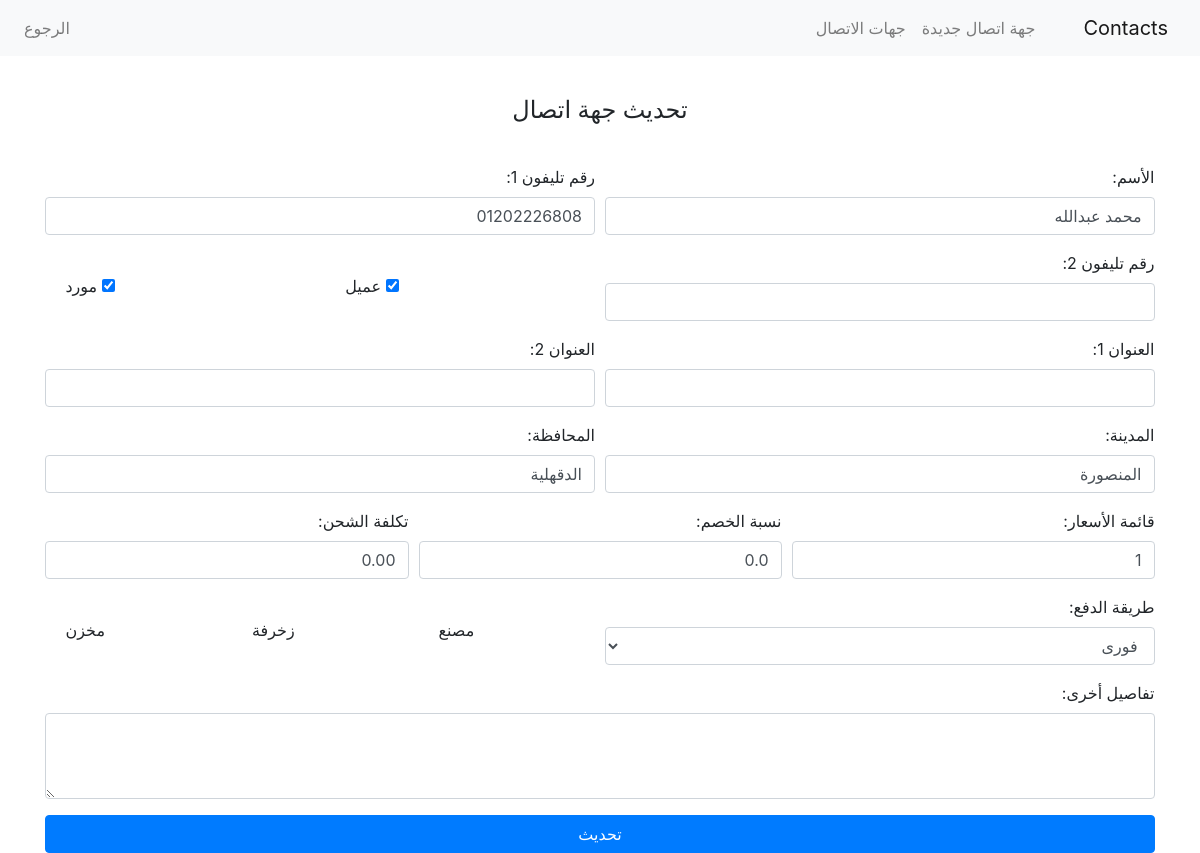
Page /contacts/edit/1/ on the committed database.
### contacts/models.py (models this page shows, shortened)
class Contact(models.Model):
    name = models.CharField("الاسم", max_length=255)
    phone1 = models.CharField("الهاتف ١", max_length=11)
    phone2 = models.CharField("الهاتف ٢", max_length=11, blank=True, null=True)
    customer = models.BooleanField("عميل", default=False)
    vendor = models.BooleanField("مورد", default=False)
    address1 = models.CharField("العنوان ١", max_length=255, blank=True, null=True)
    address2 = models.CharField("العنوان ٢", max_length=255, blank=True, null=True)
    city = models.CharField("المدينة", max_length=100)
    province = models.CharField("المحافظة", max_length=100)
    price_list = models.PositiveIntegerField("قائمة الأسعار")
    discount = models.DecimalField("الخصم", max_digits=4, decimal_places=1, default=0)
    shipping_cost = models.DecimalField("تكلفة الشحن", max_digits=10, decimal_places=2, default=0)
    PAYMENT_METHOD_CHOICES = [
        ('فورى', 'فورى'),
        ('شيكات', 'شيكات'),
        ('دفعات', 'دفعات'),
    ]
    payment_method = models.CharField("طريقة الدفع", max_length=50,
                                      choices=PAYMENT_METHOD_CHOICES,
                                      blank=False)
    details = models.TextField("تفاصيل", blank=True, null=True)
    created_at = models.DateTimeField("تاريخ الإنشاء", auto_now_add=True)

### contacts/views.py (the view)
# urls.py: path('edit/<int:id>/', views.edit_contact, name='edit_contact'),
def edit_contact(request, id):
    contact = get_object_or_404(Contact, id=id)
    if request.method == 'POST':
        form = ContactForm(request.POST, instance=contact)
        if form.is_valid():
            form.save()
            return redirect('contacts_list')
    else:
        form = ContactForm(instance=contact)
    return render(request, 'contacts/edit_contact.html', {'form': form, 'contact': contact})

### contacts/templates/contacts/edit_contact.html (shortened to what this page needs)
{% extends 'contacts/base.html' %}
{% block content %}
  <div class="container mt-4">
    <h4 class="mb-4 text-center py-3">تحديث جهة اتصال</h4>
    <form method="post" id="NewContactForm">
      <div class="form-row">
        <div class="form-group col-md-6">
          <label class="float-right" for="{{ form.name.id_for_label }}">الأسم:</label>
          {{ form.name }}
        </div>
        <div class="form-group col-md-6">
          <label class="float-right" for="{{ form.phone1.id_for_label }}">رقم تليفون 1:</label>
          {{ form.phone1 }}
        </div>
      </div>
      <div class="form-row">
        <div class="form-group col-md-6">
          <label class="float-right" for="{{ form.phone2.id_for_label }}">رقم تليفون 2:</label>
          {{ form.phone2 }}
        </div>
        <div class="form-group col-md-3 col-sm-6 align-self-center">
          <div class="form-check">
            {{ form.customer }}
            <label class="form-check-label" for="{{ form.customer.id_for_label }}">عميل</label>
          </div>
        </div>
        <div class="form-group col-md-3 col-sm-6 align-self-center">
          <div class="form-check">
            {{ form.vendor }}
            <label class="form-check-label" for="{{ form.vendor.id_for_label }}">مورد</label>
          </div>
        </div>
      </div>
      <div class="form-row">
        <div class="form-group col-md-6">
          <label class="float-right" for="{{ form.address1.id_for_label }}">العنوان 1:</label>
          {{ form.address1 }}
        </div>
        <div class="form-group col-md-6">
          <label class="float-right" for="{{ form.address2.id_for_label }}">العنوان 2:</label>
          {{ form.address2 }}
        </div>
      </div>
      <div class="form-row">
        <div class="form-group col-md-6">
          <label class="float-right" for="{{ form.city.id_for_label }}">المدينة:</label>
          {{ form.city }}
        </div>
        <div class="form-group col-md-6">
          <label class="float-right" for="{{ form.province.id_for_label }}">المحافظة:</label>
          {{ form.province }}
        </div>
      </div>
      <div class="form-row">
        <div class="form-group col-md-4">
          <label class="float-right" for="{{ form.price_list.id_for_label }}">قائمة الأسعار:</label>
          {{ form.price_list }}
        </div>
        <div class="form-group col-md-4">
          <label class="float-right" for="{{ form.discount.id_for_label }}">نسبة الخصم:</label>
          {{ form.discount }}
        </div>
        <div class="form-group col-md-4">
          <label class="float-right" for="{{ form.shipping_cost.id_for_label }}">تكلفة الشحن:</label>
          {{ form.shipping_cost }}
        </div>
      </div>
      <div class="form-row">
        <div class="form-group col-md-6">
          <label class="float-right" for="{{ form.payment_method.id_for_label }}">طريقة الدفع:</label>
          {{ form.payment_method }}
        </div>
        <div class="form-group col-md-2 col-sm-6 align-self-center">
          <div class="form-check">
            <label class="form-check-label" for="{{ form.manufacturing.id_for_label }}">مصنع</label>
          </div>
        </div>
        <div class="form-group col-md-2 col-sm-6 align-self-center">
          <div class="form-check">
            <label class="form-check-label" for="{{ form.decoration.id_for_label }}">زخرفة</label>
          </div>
        </div>
        <div class="form-group col-md-2 col-sm-6 align-self-center">
          <div class="form-check">
            <label class="form-check-label" for="{{ form.warehouse.id_for_label }}">مخزن</label>
          </div>
        </div>
      </div>
      <div class="form-row">
        <div class="form-group col-md-12">
          <label class="float-right" for="{{ form.details.id_for_label }}">تفاصيل أخرى:</label>
          {{ form.details }}
        </div>
      </div>
      <button type="submit" class="btn btn-primary btn-block">تحديث</button>
    </form>
  </div>
{% endblock %}

### rows in the picture
Contact: name "محمد عبدالله", phone1 "01202226808", customer "☑", vendor "☑", city "المنصورة", province "الدقهلية", price_list "1", discount "0.0", shipping_cost "0.00", payment_method "فورى"
